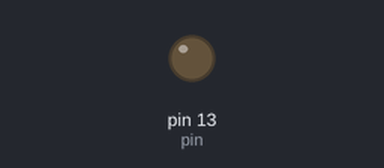
A sketch run on a simulated Arduino Uno, built with avr-gcc and run on an emulated ATmega328P. On the bench: output pins drawn as LEDs (lit = HIGH).

Above: at 1.6 s.
At 21.8 s:
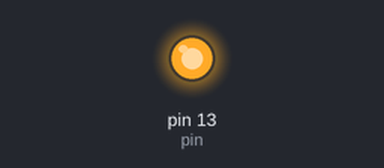
Timing chart, 0 to 22.6 s (numbered marks = the images above):
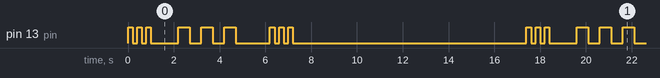

Measured:
- by itself, pin 13 (pin): repeats every 17.4 s: 2 × (LOW 0.20 s, HIGH 0.20 s), LOW 1.2 s, 2 × (HIGH 0.50 s, LOW 0.50 s), HIGH 0.50 s, LOW 1.5 s, 2 × (HIGH 0.20 s, LOW 0.20 s), HIGH 0.20 s, LOW 10.2 s, HIGH 0.20 s
- by itself, everything shown: repeats every 17.4 s, in 18 steps

The sketch:

LEDblink.ino
```cpp
int pin=13;

void setup() {
  // put your setup code here, to run once:
  pinMode(pin, OUTPUT);
}

void loop() {
  // put your main code here, to run repeatedly:
  flash(200);
  flash(200);
  flash(200);
  delay(1000);
  flash(500);
  flash(500);
  flash(500);
  delay(1000);
  flash(200);
  flash(200);
  flash(200);
  delay(10000);
}

void flash(int duration) {
  //turns the led on for the duration passed to the method
  digitalWrite(pin, HIGH);
  delay(duration);
  digitalWrite(pin, LOW);
  delay(duration);
}
```
